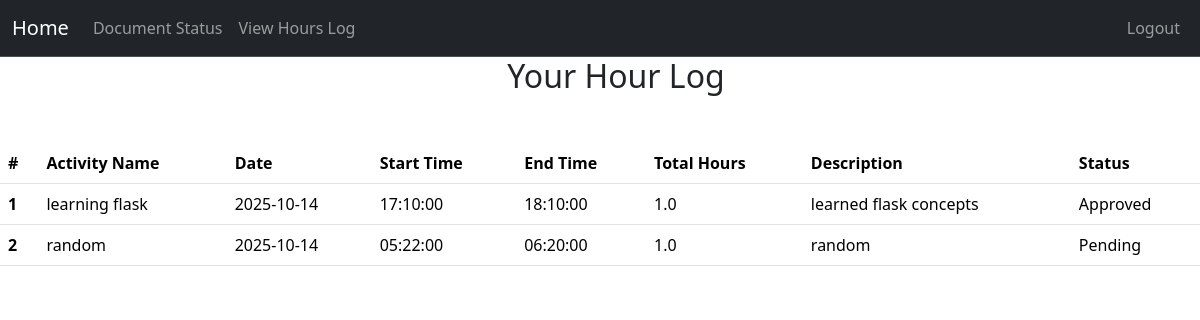
Page /specific/log/hours (signed in) on the earlier database version.
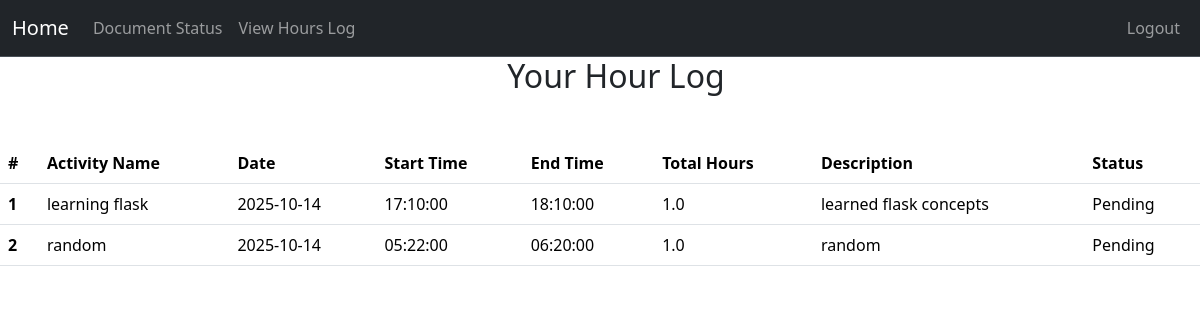
Same page on the later database version.
### project/models.py (models this page shows, shortened)
class Hours(db.Model):
    __tablename__ = 'hours'
    id: Mapped[int] = mapped_column(primary_key=True)
    activity_name: Mapped[str] = mapped_column()
    date: Mapped[datetime.date] = mapped_column(Date)
    start_time: Mapped[datetime.time] = mapped_column(db.Time)
    end_time: Mapped[datetime.time] = mapped_column(db.Time)
    amount: Mapped[float] = mapped_column()
    description: Mapped[str] = mapped_column()
    status: Mapped[str] = mapped_column(server_default=text("'Pending'"))  # "pending", "approved", "denied"
    user: Mapped["User"] = relationship("User", back_populates="hours")
    user_id: Mapped[int] = mapped_column(db.ForeignKey('users.id'), name="fk_hours_user_id")

### app.py (the view, shortened to what this page needs)
@app.route("/specific/log/hours", methods=["GET", "POST"])
@login_required
@permission_required('volunteer')
def specific_log_hours():
    user_id = request.args.get('user_id') or request.form.get('user_id')
    return render_template('specific_user_hours_log.html')

### project/models.py (called while the page is built)
@login_manager.user_loader
def load_user(user_id):
    return User.query.get(user_id)

### project/templates/specific_user_hours_log.html (shortened to what this page needs)
{% extends "base.html" %}
{% block content %}
<table class="table table-hover">
    <thead class = "thead-light">
    <tr>
        <th scope="col">#</th>
        <th scope="col">Activity Name</th>
        <th scope="col">Date</th>
        <th scope="col">Start Time</th>
        <th scope="col">End Time</th>
        <th scope="col">Total Hours</th>
        <th scope="col">Description</th>
        <th scope="col">Status</th>
    </tr>
    </thead>
    <ol>
        {% if current_user.role != "admin" and current_user.role != "board" %}
            <div class="username-header">
                <h2>Your Hour Log</h2>
            </div>
            <br>
            <tbody>
                {% for log in current_user.hours %}
                    {% set log_num = loop.index %}
                    <tr>
                        <th scope="row">{{log_num}}</th>
                        <td>{{log.activity_name}}</td>
                        <td>{{log.date}}</td>
                        <td>{{log.start_time}}</td>
                        <td>{{log.end_time}}</td>
                        <td>{{log.amount}}</td>
                        <td>{{log.description}}</td>
                        <td>{{log.status}}</td>
                    </tr>
                {% endfor %}
            </tbody>
            </table>
        {% endif %}
{% endblock %}

### project/templates/base.html (shortened to what this page needs)
<!DOCTYPE html>
<html>
  <head>
    <link href="https://cdn.jsdelivr.net/npm/bootstrap@5.3.8/dist/css/bootstrap.min.css" rel="stylesheet">
  </head>
  <body>
    <nav class="navbar navbar-expand bg-dark border-bottom border-body" data-bs-theme="dark">
      <div class="container-fluid d-flex">
        <a class="navbar-brand"
            href="{% if current_user.is_authenticated and current_user.role == 'admin' %}
              {{ url_for('admin_dashboard') }}
            {% elif current_user.is_authenticated and current_user.role == 'board' %}
              {{ url_for('board_dashboard') }}
            {% elif current_user.is_authenticated and current_user.role == 'volunteer' %}
                {{ url_for('volunteer_dashboard') }}
            {% elif current_user.is_authenticated and current_user.role == 'intern' %}
                {{ url_for('intern_dashboard') }}
            {% else %}
              {{ url_for('user_dashboard') }}
          {% endif %}">
          Home
        </a>
        <ul class="navbar-nav mb-2 mb-lg-0 d-flex flex-row">
          {% if current_user.is_authenticated %}
          <li class="nav-item">
            <a class="nav-link" href="{{ url_for('document_status') }}">Document Status</a>
          </li>
          <li class="nav-item">
            <a class="nav-link"
            href="{{ url_for('hours_log') }}">
                View Hours Log </a>
          </li>
          {% endif %}
        </ul>
        {% if current_user.is_authenticated %}
        <ul class="navbar-nav ms-auto mb-2 mb-lg-0">
          <li class="nav-item">
            <a class="nav-link" href="{{url_for('logout')}}">Logout</a>
          </li>
        </ul>
        {% endif %}
      </div>
    </nav>
    {% block content %}
    {% endblock %}
  </body>
</html>

### project/templates/base.html (style rules this page uses)
.username-header { text-align: center; }

Differences in the rows shown:
changed Hours "learning flask": status "Approved" → "Pending"
